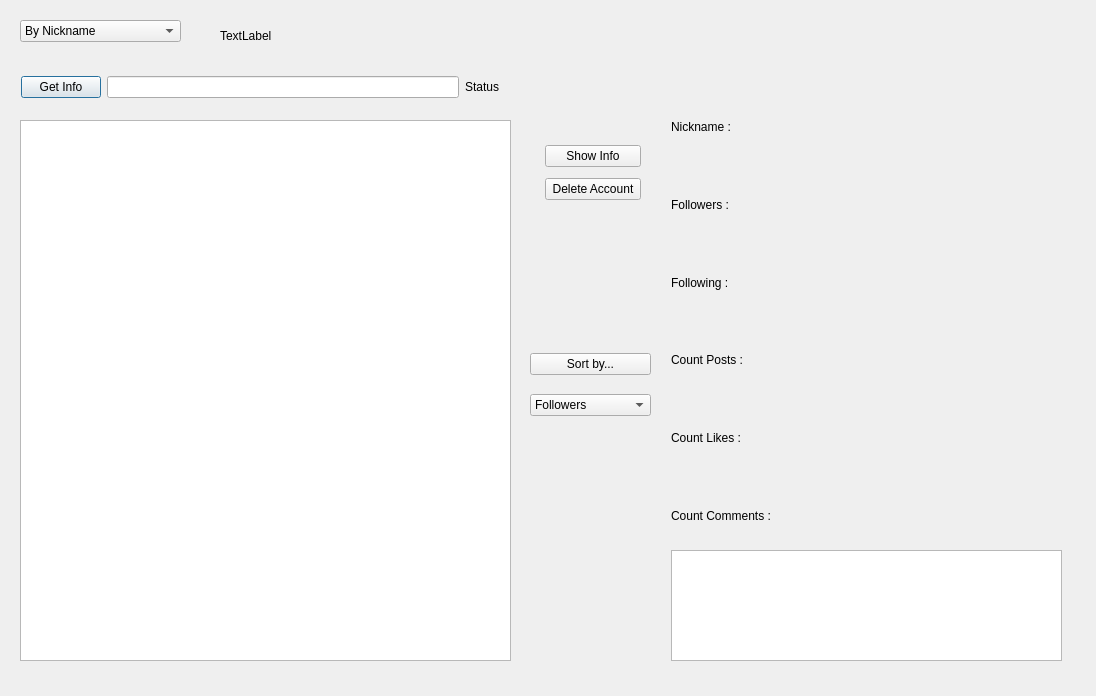
<?xml version="1.0" encoding="UTF-8"?>
<ui version="4.0">
 <class>insta_parser</class>
 <widget class="QDialog" name="insta_parser">
  <property name="geometry">
   <rect>
    <x>0</x>
    <y>0</y>
    <width>1096</width>
    <height>696</height>
   </rect>
  </property>
  <property name="windowTitle">
   <string>Dialog</string>
  </property>
  <widget class="QComboBox" name="comboBox">
   <property name="geometry">
    <rect>
     <x>20</x>
     <y>20</y>
     <width>161</width>
     <height>22</height>
    </rect>
   </property>
   <item>
    <property name="text">
     <string>By Nickname</string>
    </property>
   </item>
   <item>
    <property name="text">
     <string>By Reference</string>
    </property>
   </item>
  </widget>
  <widget class="QWidget" name="layoutWidget">
   <property name="geometry">
    <rect>
     <x>21</x>
     <y>71</y>
     <width>491</width>
     <height>32</height>
    </rect>
   </property>
   <layout class="QHBoxLayout" name="horizontalLayout_2">
    <item>
     <layout class="QHBoxLayout" name="horizontalLayout">
      <item>
       <widget class="QPushButton" name="get_info_button">
        <property name="text">
         <string>Get Info</string>
        </property>
       </widget>
      </item>
      <item>
       <widget class="QLineEdit" name="reference"/>
      </item>
     </layout>
    </item>
    <item>
     <widget class="QLabel" name="status_line">
      <property name="text">
       <string>Status</string>
      </property>
     </widget>
    </item>
    <item>
     <widget class="QLabel" name="status">
      <property name="text">
       <string/>
      </property>
     </widget>
    </item>
   </layout>
  </widget>
  <widget class="QListWidget" name="accounts_list">
   <property name="geometry">
    <rect>
     <x>20</x>
     <y>120</y>
     <width>491</width>
     <height>541</height>
    </rect>
   </property>
  </widget>
  <widget class="QTextBrowser" name="biography_text">
   <property name="geometry">
    <rect>
     <x>671</x>
     <y>550</y>
     <width>391</width>
     <height>111</height>
    </rect>
   </property>
  </widget>
  <widget class="QWidget" name="layoutWidget">
   <property name="geometry">
    <rect>
     <x>530</x>
     <y>340</y>
     <width>121</width>
     <height>91</height>
    </rect>
   </property>
   <layout class="QVBoxLayout" name="verticalLayout">
    <item>
     <widget class="QPushButton" name="sort_button">
      <property name="text">
       <string>Sort by...</string>
      </property>
     </widget>
    </item>
    <item>
     <widget class="QComboBox" name="sort_type">
      <item>
       <property name="text">
        <string>Followers</string>
       </property>
      </item>
      <item>
       <property name="text">
        <string>Following</string>
       </property>
      </item>
      <item>
       <property name="text">
        <string>Posts</string>
       </property>
      </item>
      <item>
       <property name="text">
        <string>Likes</string>
       </property>
      </item>
      <item>
       <property name="text">
        <string>Comments</string>
       </property>
      </item>
     </widget>
    </item>
   </layout>
  </widget>
  <widget class="QWidget" name="layoutWidget">
   <property name="geometry">
    <rect>
     <x>671</x>
     <y>91</y>
     <width>391</width>
     <height>461</height>
    </rect>
   </property>
   <layout class="QVBoxLayout" name="verticalLayout_2">
    <item>
     <widget class="QLabel" name="lbl_name">
      <property name="text">
       <string>Nickname :</string>
      </property>
     </widget>
    </item>
    <item>
     <widget class="QLabel" name="lbl_followers">
      <property name="text">
       <string>Followers :</string>
      </property>
     </widget>
    </item>
    <item>
     <widget class="QLabel" name="lbl_following">
      <property name="text">
       <string>Following :</string>
      </property>
     </widget>
    </item>
    <item>
     <widget class="QLabel" name="lbl_posts">
      <property name="text">
       <string>Count Posts : </string>
      </property>
     </widget>
    </item>
    <item>
     <widget class="QLabel" name="lbl_likes">
      <property name="text">
       <string>Count Likes :</string>
      </property>
     </widget>
    </item>
    <item>
     <widget class="QLabel" name="lbl_comments">
      <property name="text">
       <string>Count Comments :</string>
      </property>
     </widget>
    </item>
   </layout>
  </widget>
  <widget class="QWidget" name="layoutWidget">
   <property name="geometry">
    <rect>
     <x>545</x>
     <y>140</y>
     <width>96</width>
     <height>65</height>
    </rect>
   </property>
   <layout class="QVBoxLayout" name="verticalLayout_3">
    <item>
     <widget class="QPushButton" name="show_info_button">
      <property name="text">
       <string>Show Info</string>
      </property>
     </widget>
    </item>
    <item>
     <widget class="QPushButton" name="delete_account_button">
      <property name="text">
       <string>Delete Account</string>
      </property>
     </widget>
    </item>
   </layout>
  </widget>
  <widget class="QLabel" name="ref">
   <property name="geometry">
    <rect>
     <x>220</x>
     <y>10</y>
     <width>841</width>
     <height>51</height>
    </rect>
   </property>
   <property name="text">
    <string>TextLabel</string>
   </property>
  </widget>
 </widget>
 <resources/>
 <connections/>
</ui>
